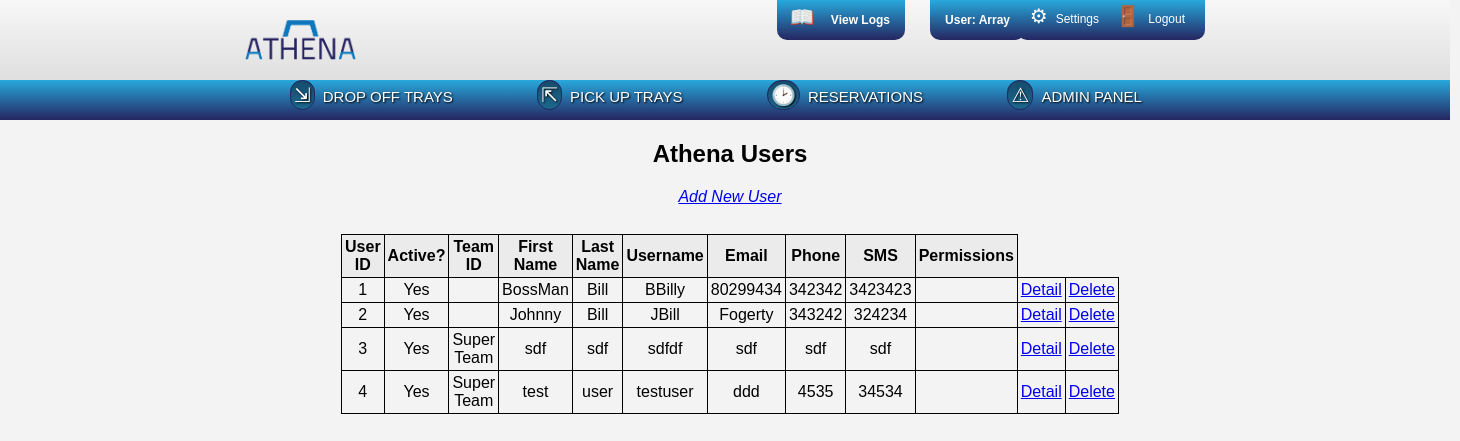
Page /www/users/users.php (signed in) on the committed database.
### tables this page shows
create table if not exists users 
( usr_id    int(10)      not null auto_increment,
  active    int(1)       not null default 1,
  team_id   int(10)      not null default 0,        
  fname     varchar(255) not null default '',
  lname     varchar(255) not null default '',
  uname     varchar(36)  not null default '',
  pwd       varchar(36)  not null default '',
  email     varchar(255) not null default '',
  phone     varchar(25)  not null default '',
  sms       varchar(25)  not null default '',
  perm      varchar(80)  not null default '',
  primary key (usr_id)
);

create table if not exists teams 
( team_id   int(10)      not null auto_increment,
  name      varchar(255) not null,
  region    varchar(40)  not null default '',
  state     varchar(3)   not null,
  cmp_id    int(10)      not null default 0,     
  head_id   int(10)      not null default 0,     
  primary key (team_id)
);

### www/utils/dbConnector.php (called while the page is built, shortened)
<?php
	class dbConnector implements dbConnectInfo {
		protected static $server = dbConnectInfo::HOST;
		protected static $db = dbConnectInfo::DBNAME;
		protected static $user = dbConnectInfo::USER;
		protected static $pass = dbConnectInfo::PW;
		public function doConnect() {
			$hookup = mysqli_connect(self::$server, self::$user, self::$pass, self::$db);
			return $hookup;
		}
	}
?>

### www/utils/dbWorker.php (called while the page is built, shortened)
<?php
	require_once("dbConnector.php");
	class dbWorker extends dbConnector {
		private $connection;
		public function __construct() {
			$this->connection = $this->doConnect();
		}
		public function query($sql) {
			return mysqli_query($this->connection, $sql);
		}
		public function findTeam($uid, $requestedField) {
			$sql = "SELECT * FROM teams WHERE team_id='$uid'";
			$result = $this->query($sql);
			$row = mysqli_fetch_assoc($result);
			return $row["$requestedField"];
		}
	}
?>

### www/users/users.php (the view, shortened to what this page needs)
<?php
	$worker = new dbWorker();
	echo "<div class='adminTable'>";
	echo "<h2>Athena Users</h2>";
	echo "<em><a href='addNewUser.php'>Add New User</a></em><br/><br/>";
	echo "<table>" .
	"<tr><th>User ID</th><th>Active?</th><th>Team ID</th><th>First Name</th><th>Last Name</th><th>Username</th><th>Email</th><th>Phone</th><th>SMS</th><th>Permissions</th></tr>";
	$sql = "SELECT * FROM users";
	if($result = $worker->query($sql)) {
		while($row = mysqli_fetch_assoc($result)) {
			extract($row);
			echo "<tr>";
			echo "<td>$usr_id</td>";
			if($active == 1) echo "<td>Yes</td>";
			else echo "<td>No</td>";
			$team = $worker->findTeam($team_id, "name");
			echo "<td>$team</td>";
			echo "<td>$fname</td>";
			echo "<td>$lname</td>";
			echo "<td>$uname</td>";
			echo "<td>$email</td>";
			echo "<td>$phone</td>";
			echo "<td>$sms</td>";
			echo "<td>$perm</td>";
			echo "<td><a href='userDetail.php?uid=$usr_id'>Detail</a></td>";
			echo "<td><a href='deleteUser.php?uid=$usr_id'>Delete</a></td></tr>";
		}
			echo "</table>";
			echo "</div>";
	} else {
		echo "Database Connection Error";
	}
?>

### www/styles.css (style rules this page uses)
* { background: none repeat scroll 0% 0% transparent; }
body { font-family: helvetica, sans-serif; margin: 0; background: #f3f3f3; overflow-x:hidden; }
.main table, .main th, .main td { margin-top: 10px; margin-bottom: 10px; padding: 3px; max-width: 400px; word-wrap: break-word; border-collapse: collapse; }
.adminTable th, .adminTable td { border: 1px solid black; margin-top: 10px; margin-bottom: 10px; padding: 3px; max-width: 400px; word-wrap: break-word; border-collapse: collapse; }
.adminTable th { background: #EBEBEB; max-width: 500px; }
.main table { width: 300px; margin-left: auto; margin-right: auto; }
.main div { margin-left: auto; margin-right: auto; }

### rows in the picture
users: usr_id "1", active "Yes", fname "BossMan", lname "Bill", uname "BBilly", email "80299434", phone "342342", sms "3423423"
users: usr_id "2", active "Yes", fname "Johnny", lname "Bill", uname "JBill", email "Fogerty", phone "343242", sms "324234"
users: usr_id "3", active "Yes", team.name "Super Team", fname "sdf", lname "sdf", uname "sdfdf", email "sdf", phone "sdf", sms "sdf"
users: usr_id "4", active "Yes", team.name "Super Team", fname "test", lname "user", uname "testuser", email "ddd", phone "4535", sms "34534"

### other values in the picture
$userStr "Array"
